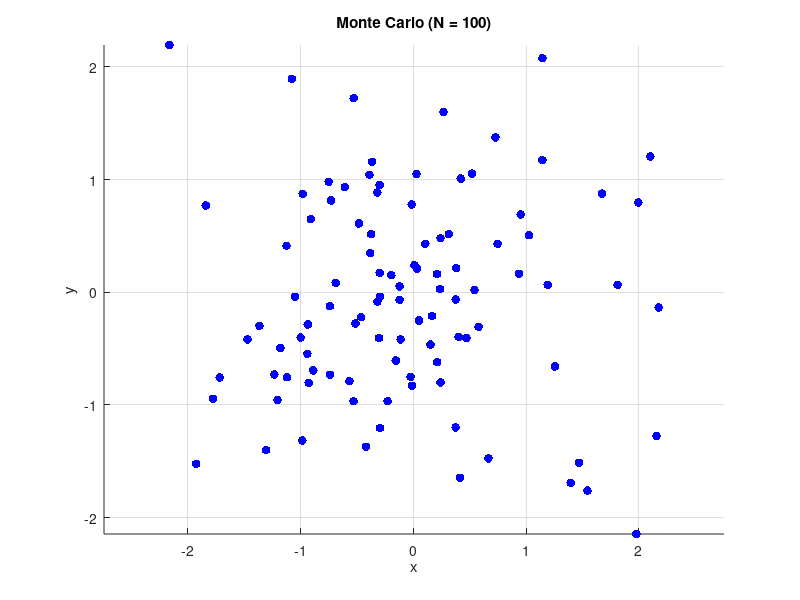
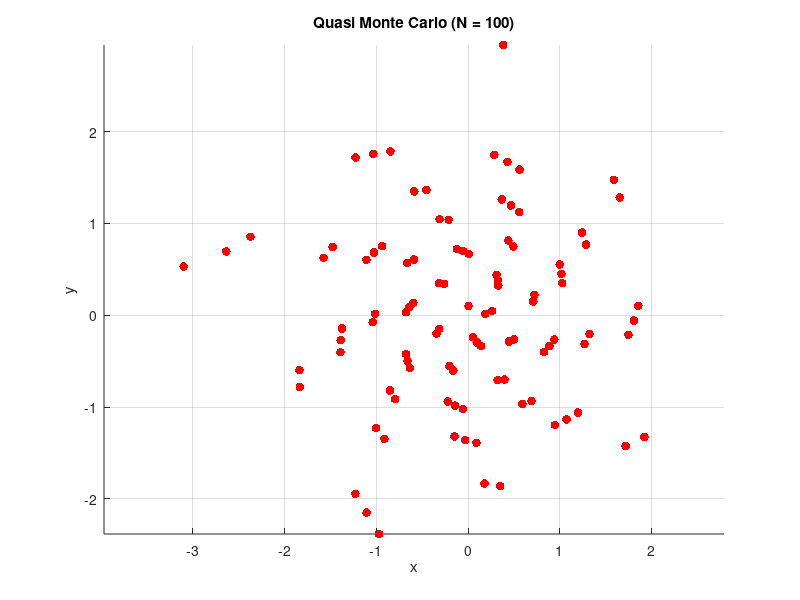
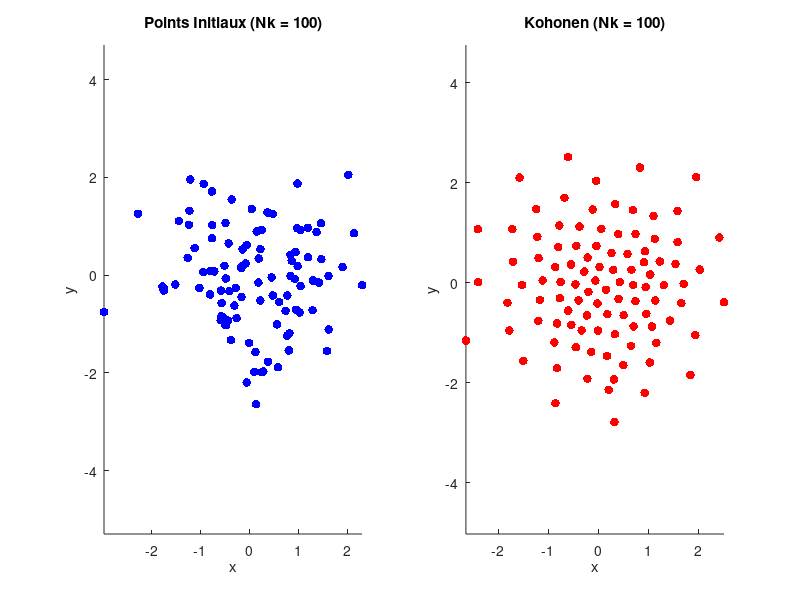
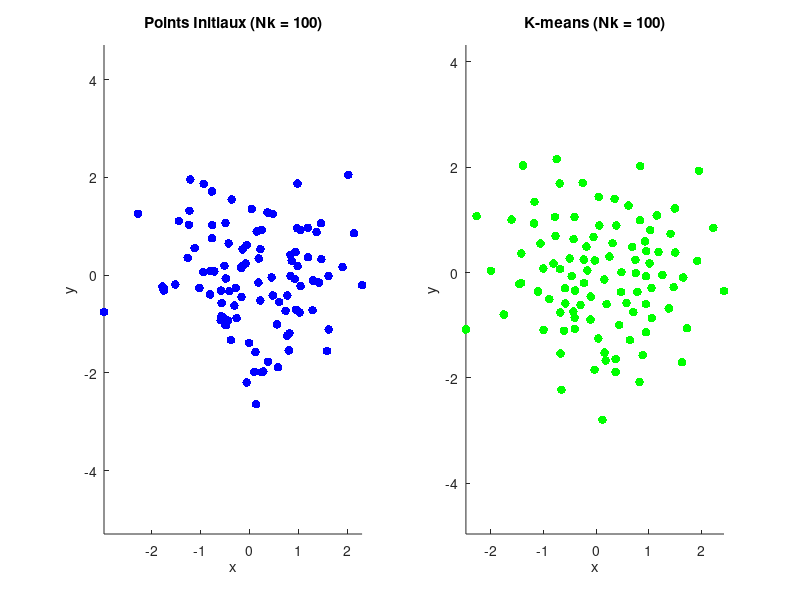

The MATLAB script that drew these images, in order:
clear all
close all

%%%%----------------------------------------------------------------------%%%%
%%%%----------------- Calcul de J par Monte Carlo et QMC -----------------%%%%
%%%%----------------------------------------------------------------------%%%%

% Nombre d'échantillons
NI = 100; % Réduction à 100 pour MC et QMC
Nk = 100; % Nombre de clusters pour K-means et Kohonen

% Calcul exact pour comparaison
J_exact = exp(1); % Valeur théorique pour comparaison

%%% Monte Carlo
VariableJ = randn(NI, 2); % Tirage gaussien
Val_MC = exp(VariableJ(:, 1) + VariableJ(:, 2)); % Fonction à intégrer

% Estimation Monte Carlo
J_MC = mean(Val_MC);
SigmaMC = sqrt(var(Val_MC)); % Variance
a = 1.96; % Facteur pour l'intervalle de confiance
Int_confMC = [-a * SigmaMC / sqrt(NI) + J_MC, a * SigmaMC / sqrt(NI) + J_MC];

% Affichage des points Monte Carlo
figure;
scatter(VariableJ(:, 1), VariableJ(:, 2), 40, 'b', 'filled');
title(['Monte Carlo (N = ', num2str(NI), ')']);
xlabel('x');
ylabel('y');
axis equal;
grid on;

%%% Quasi Monte Carlo
n = linspace(1, NI, NI);
u1 = n * sqrt(2) - floor(n * sqrt(2));
u2 = n * sqrt(3) - floor(n * sqrt(3));

% Conversion en gaussien via la méthode de Box-Muller
X_QMC = sqrt(-2 * log(u1)) .* cos(2 * pi * u2);
Y_QMC = sqrt(-2 * log(u1)) .* sin(2 * pi * u2);
Val_QMC = exp(X_QMC + Y_QMC); % Fonction à intégrer
J_QMC = mean(Val_QMC);

% Affichage des points Quasi Monte Carlo
figure;
scatter(X_QMC, Y_QMC, 40, 'r', 'filled');
title(['Quasi Monte Carlo (N = ', num2str(NI), ')']);
xlabel('x');
ylabel('y');
axis equal;
grid on;

%%% Résultats Monte Carlo et Quasi Monte Carlo
fprintf('--- Résultats Monte Carlo ---\n');
fprintf('Nombre de points (N) : %d\n', NI);
fprintf('Estimation J_MC      : %.6f\n', J_MC);
fprintf('Intervalle de Confiance [IC_MC] : [%.6f, %.6f]\n\n', Int_confMC(1), Int_confMC(2));

fprintf('--- Résultats Quasi Monte Carlo ---\n');
fprintf('Nombre de points (N) : %d\n', NI);
fprintf('Estimation J_QMC     : %.6f\n\n', J_QMC);

%%%%----------------------------------------------------------------------%%%%
%%%%----------------- Algorithme de Kohonen ------------------------------%%%%
%%%%----------------------------------------------------------------------%%%%

Point_nr = randn(Nk, 2); % Points gaussiens initiaux
Point_o = Point_nr; % Copie pour Kohonen
pas = 0.01; % Pas initial
nk = 100000; % Nombre d'itérations

for k = 1:nk
    personne = randn(1, 2); % Tirage gaussien
    distances = sum((Point_o - personne).^2, 2);
    [~, ind_min] = min(distances);
    Point_o(ind_min, :) = (1 - pas) * Point_o(ind_min, :) + pas * personne;
    pas = 0.01 - (k / nk) * (0.01 - 0.0001); % Décroissance
end

% Affichage des résultats Kohonen
figure;
subplot(1, 2, 1);
scatter(Point_nr(:, 1), Point_nr(:, 2), 40, 'b', 'filled');
title(['Points Initiaux (Nk = ', num2str(Nk), ')']);
xlabel('x');
ylabel('y');
axis equal;

subplot(1, 2, 2);
scatter(Point_o(:, 1), Point_o(:, 2), 40, 'r', 'filled');
title(['Kohonen (Nk = ', num2str(Nk), ')']);
xlabel('x');
ylabel('y');
axis equal;

%%% Calcul de J par Kohonen
Nk = size(Point_o, 1); % Nombre de clusters après Kohonen
alpha_kohonen = ones(Nk, 1) / Nk; % Poids égaux
J_Kohonen = sum(alpha_kohonen .* exp(sum(Point_o, 2)));

%%% Résultats Kohonen
fprintf('--- Résultats Kohonen ---\n');
fprintf('Nombre de clusters (Nk) : %d\n', Nk);
fprintf('Estimation J_Kohonen     : %.6f\n', J_Kohonen);

%%%%----------------------------------------------------------------------%%%%
%%%%----------------- Algorithme de K-means ------------------------------%%%%
%%%%----------------------------------------------------------------------%%%%

Point_m = Point_nr; % Copie pour K-means
Nt = 10000; % Nombre de tirages
compteur_point = ones(Nk, 1);
Tenseur_Point = zeros(1, 2, Nk);

for t = 1:Nt
    Pt = randn(1, 2); % Nouveau point gaussien
    distances = sum((Point_m - Pt).^2, 2);
    [~, ind_min] = min(distances);
    compteur_point(ind_min) = compteur_point(ind_min) + 1;
    Tenseur_Point(compteur_point(ind_min), :, ind_min) = Pt;
end

for k = 1:Nk
    if compteur_point(k) > 0
        x_new = sum(Tenseur_Point(:, 1, k)) / compteur_point(k);
        y_new = sum(Tenseur_Point(:, 2, k)) / compteur_point(k);
        Point_m(k, :) = [x_new, y_new];
    end
end

% Affichage des résultats K-means
figure;
subplot(1, 2, 1);
scatter(Point_nr(:, 1), Point_nr(:, 2), 40, 'b', 'filled');
title(['Points Initiaux (Nk = ', num2str(Nk), ')']);
xlabel('x');
ylabel('y');
axis equal;

subplot(1, 2, 2);
scatter(Point_m(:, 1), Point_m(:, 2), 40, 'g', 'filled');
title(['K-means (Nk = ', num2str(Nk), ')']);
xlabel('x');
ylabel('y');
axis equal;

%%% Calcul de J par K-means
alpha = compteur_point / Nt; % Poids proportionnels à la taille des clusters
J_Kmeans = sum(alpha .* exp(Point_m(:, 1) + Point_m(:, 2)));

%%% Résultats K-means
fprintf('--- Résultats K-means ---\n');
fprintf('Nombre de clusters (Nk) : %d\n', Nk);
fprintf('Estimation J_Kmeans      : %.6f\n', J_Kmeans);
fprintf('Valeur exacte J_exact    : %.6f\n', J_exact);
